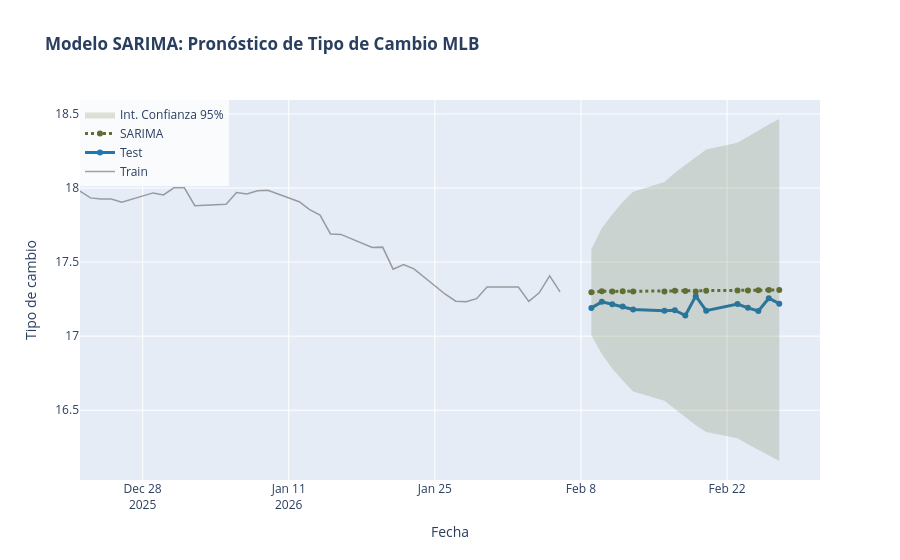

The notebook cell this image was saved under:
### Markdown cell above
## <font color= #66b0b0> &ensp; • **SARIMA** </font>

### Code cell
# Realizar train/test split de 10%
num_dias = 15

train = df.iloc[:-num_dias]
test = df.iloc[-num_dias:]

col_target = "tipo_cambio"

# Realizar modelo de SARIMA
model = SARIMAX(train[col_target],
                order=(1,1,1),
                seasonal_order=(1,0,2,5),
                trend='c')

results = model.fit(disp=False,method='powell')

# Predecimos n pasos hacia el futuro (donde n = tamaño del test)
forecast_object = results.get_forecast(steps=len(test))
forecast_vals = forecast_object.predicted_mean
conf_int = forecast_object.conf_int(alpha=0.05) # Intervalo del 95%

# Metricas de error
rmse = np.sqrt(mean_squared_error(test[col_target], forecast_vals))
mape = mean_absolute_percentage_error(test[col_target], forecast_vals)
mae = mean_absolute_error(test[col_target], forecast_vals)


print(f"\n--- Errores del modelo ---")
print(f"RMSE: {rmse:.2f}")
print(f"MAPE: {mape:.2%}")
print(f"MAE: {mae:.2f}")

print(results.summary())

# Grafica
fig = go.Figure()

# Train
fig.add_trace(go.Scatter(
    x=train[-num_dias-20:][col_target].index, y=train[-num_dias-20:][col_target],
    mode='lines',
    name='Train',
    line=dict(color='rgba(100, 100, 100, 0.6)', width=1.5)
))

# Test
fig.add_trace(go.Scatter(
    x=test[col_target].index, y=test[col_target],
    name='Test',
    line=dict(color='#1f77b4', width=3),
    marker=dict(size=6)
))

# Forecast
fig.add_trace(go.Scatter(
    x=test.index, y=forecast_vals,
    name='SARIMA',
    line=dict(color='#606E34', width=3, dash='dot')
))

# Intervalos de Confianza
fig.add_trace(go.Scatter(
    x=conf_int.index, y=conf_int.iloc[:, 0],
    mode='lines', line=dict(width=0), showlegend=False, hoverinfo='skip'
))
fig.add_trace(go.Scatter(
    x=conf_int.index, y=conf_int.iloc[:, 1],
    mode='lines', line=dict(width=0), fill='tonexty',
    fillcolor='rgba(96, 110, 52, 0.2)',
    name='Int. Confianza 95%', hoverinfo='skip'
))

# Titulos
fig.update_layout(
    title=f'<b>Modelo SARIMA: Pronóstico de Tipo de Cambio MLB</b><br><sup>',
    xaxis_title='Fecha',
    yaxis_title='Tipo de cambio',
    legend=dict(x=0, y=1, bgcolor='rgba(255,255,255,0.8)'),
    hovermode="x unified"
)

fig.show()

### Figure 1 — Plotly figure (JSON) as saved in the notebook; plotly's stock layout.template omitted (floating-point values rounded to 4 significant figures)
{"data": [{"line": {"color": "rgba(100, 100, 100, 0.6)", "width": 1.5}, "mode": "lines", "name": "Train", "type": "scatter", "x": ["2025-12-22T00:00:00.000000", "2025-12-23T00:00:00.000000", "2025-12-24T00:00:00.000000", "2025-12-25T00:00:00.000000", "2025-12-26T00:00:00.000000", "2025-12-29T00:00:00.000000", "2025-12-30T00:00:00.000000", "2025-12-31T00:00:00.000000", "2026-01-01T00:00:00.000000", "2026-01-02T00:00:00.000000", "2026-01-05T00:00:00.000000", "2026-01-06T00:00:00.000000", "2026-01-07T00:00:00.000000", "2026-01-08T00:00:00.000000", "2026-01-09T00:00:00.000000", "2026-01-12T00:00:00.000000", "2026-01-13T00:00:00.000000", "2026-01-14T00:00:00.000000", "2026-01-15T00:00:00.000000", "2026-01-16T00:00:00.000000", "2026-01-19T00:00:00.000000", "2026-01-20T00:00:00.000000", "2026-01-21T00:00:00.000000", "2026-01-22T00:00:00.000000", "2026-01-23T00:00:00.000000", "2026-01-26T00:00:00.000000", "2026-01-27T00:00:00.000000", "2026-01-28T00:00:00.000000", "2026-01-29T00:00:00.000000", "2026-01-30T00:00:00.000000", "2026-02-02T00:00:00.000000", "2026-02-03T00:00:00.000000", "2026-02-04T00:00:00.000000", "2026-02-05T00:00:00.000000", "2026-02-06T00:00:00.000000"], "y": [17.98, 17.93, 17.92, 17.92, 17.9, 17.97, 17.95, 18.0, 18.0, 17.88, 17.89, 17.97, 17.96, 17.98, 17.98, 17.91, 17.85, 17.82, 17.69, 17.69, 17.6, 17.6, 17.45, 17.48, 17.45, 17.28, 17.24, 17.23, 17.25, 17.33, 17.33, 17.23, 17.29, 17.41, 17.3]}, {"line": {"color": "#1f77b4", "width": 3}, "marker": {"size": 6}, "name": "Test", "type": "scatter", "x": ["2026-02-09T00:00:00.000000", "2026-02-10T00:00:00.000000", "2026-02-11T00:00:00.000000", "2026-02-12T00:00:00.000000", "2026-02-13T00:00:00.000000", "2026-02-16T00:00:00.000000", "2026-02-17T00:00:00.000000", "2026-02-18T00:00:00.000000", "2026-02-19T00:00:00.000000", "2026-02-20T00:00:00.000000", "2026-02-23T00:00:00.000000", "2026-02-24T00:00:00.000000", "2026-02-25T00:00:00.000000", "2026-02-26T00:00:00.000000", "2026-02-27T00:00:00.000000"], "y": [17.19, 17.23, 17.22, 17.2, 17.18, 17.17, 17.18, 17.14, 17.27, 17.17, 17.22, 17.19, 17.17, 17.26, 17.22]}, {"line": {"color": "#606E34", "dash": "dot", "width": 3}, "name": "SARIMA", "type": "scatter", "x": ["2026-02-09T00:00:00.000000", "2026-02-10T00:00:00.000000", "2026-02-11T00:00:00.000000", "2026-02-12T00:00:00.000000", "2026-02-13T00:00:00.000000", "2026-02-16T00:00:00.000000", "2026-02-17T00:00:00.000000", "2026-02-18T00:00:00.000000", "2026-02-19T00:00:00.000000", "2026-02-20T00:00:00.000000", "2026-02-23T00:00:00.000000", "2026-02-24T00:00:00.000000", "2026-02-25T00:00:00.000000", "2026-02-26T00:00:00.000000", "2026-02-27T00:00:00.000000"], "y": [17.3, 17.3, 17.3, 17.3, 17.3, 17.3, 17.31, 17.31, 17.3, 17.31, 17.31, 17.31, 17.31, 17.31, 17.31]}, {"hoverinfo": "skip", "line": {"width": 0}, "mode": "lines", "showlegend": false, "type": "scatter", "x": ["2026-02-09T00:00:00.000000", "2026-02-10T00:00:00.000000", "2026-02-11T00:00:00.000000", "2026-02-12T00:00:00.000000", "2026-02-13T00:00:00.000000", "2026-02-16T00:00:00.000000", "2026-02-17T00:00:00.000000", "2026-02-18T00:00:00.000000", "2026-02-19T00:00:00.000000", "2026-02-20T00:00:00.000000", "2026-02-23T00:00:00.000000", "2026-02-24T00:00:00.000000", "2026-02-25T00:00:00.000000", "2026-02-26T00:00:00.000000", "2026-02-27T00:00:00.000000"], "y": [17.01, 16.88, 16.78, 16.7, 16.63, 16.56, 16.51, 16.45, 16.4, 16.35, 16.31, 16.27, 16.23, 16.19, 16.16]}, {"fill": "tonexty", "fillcolor": "rgba(96, 110, 52, 0.2)", "hoverinfo": "skip", "line": {"width": 0}, "mode": "lines", "name": "Int. Confianza 95%", "type": "scatter", "x": ["2026-02-09T00:00:00.000000", "2026-02-10T00:00:00.000000", "2026-02-11T00:00:00.000000", "2026-02-12T00:00:00.000000", "2026-02-13T00:00:00.000000", "2026-02-16T00:00:00.000000", "2026-02-17T00:00:00.000000", "2026-02-18T00:00:00.000000", "2026-02-19T00:00:00.000000", "2026-02-20T00:00:00.000000", "2026-02-23T00:00:00.000000", "2026-02-24T00:00:00.000000", "2026-02-25T00:00:00.000000", "2026-02-26T00:00:00.000000", "2026-02-27T00:00:00.000000"], "y": [17.59, 17.73, 17.82, 17.9, 17.98, 18.04, 18.1, 18.16, 18.21, 18.26, 18.3, 18.35, 18.39, 18.43, 18.47]}], "layout": {"hovermode": "x unified", "legend": {"bgcolor": "rgba(255,255,255,0.8)", "x": 0, "y": 1}, "title": {"text": "<b>Modelo SARIMA: Pronóstico de Tipo de Cambio MLB</b><br><sup>"}, "xaxis": {"title": {"text": "Fecha"}}, "yaxis": {"title": {"text": "Tipo de cambio"}}}}
